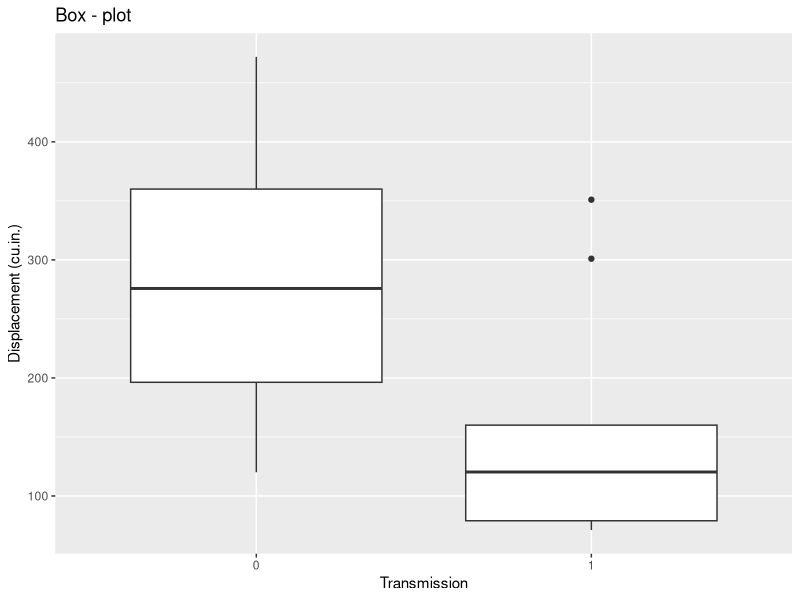

Write the R code that produced this figure.
setwd("~/Code/Stepik_R_1/m1/l7")

df <- mtcars
str(df)
library(ggplot2)
library(psych)

mean_mpg <- mean(df$mpg)

descr_df <- describe(df[, -c(8,9)])

boxplot <- ggplot(df, aes(x = factor(am), y = disp))+
  geom_boxplot()+
  xlab("Transmission")+
  ylab("Displacement (cu.in.)")+
  ggtitle("Box - plot")

boxplot
getwd()

write.csv(df, "df.csv")
write.csv(descr_df, "df_descr.csv")

my_mean <- mean(10^6:10^9)

save(my_mean, file =  "my_mean.RData")










